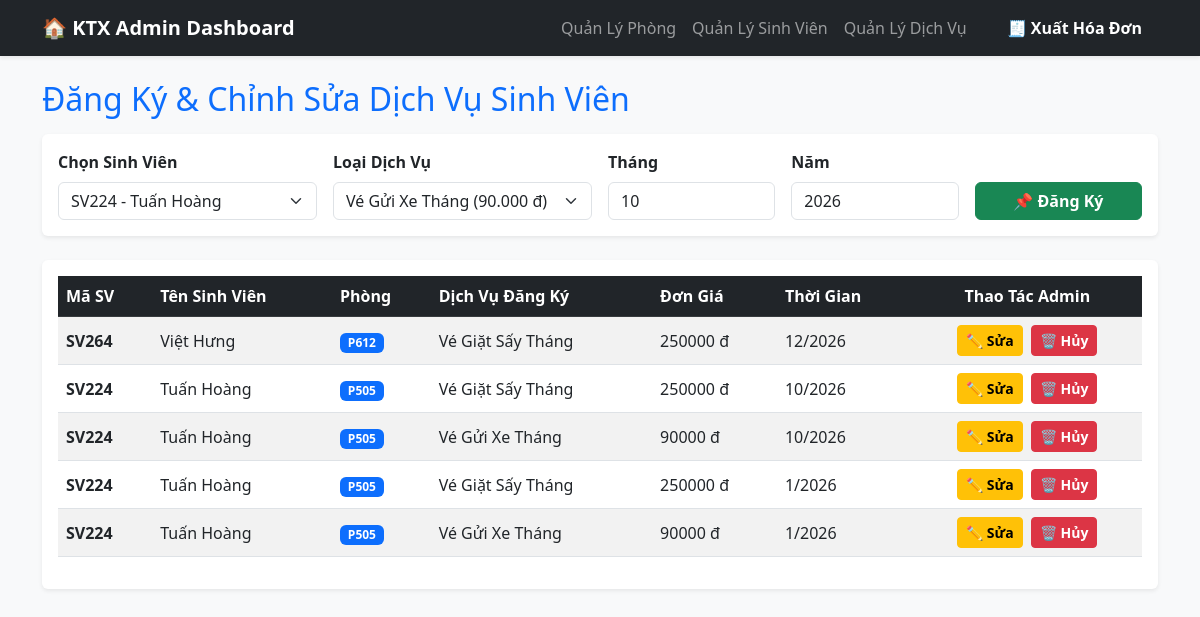
The page /dich-vu on the database as committed earlier.
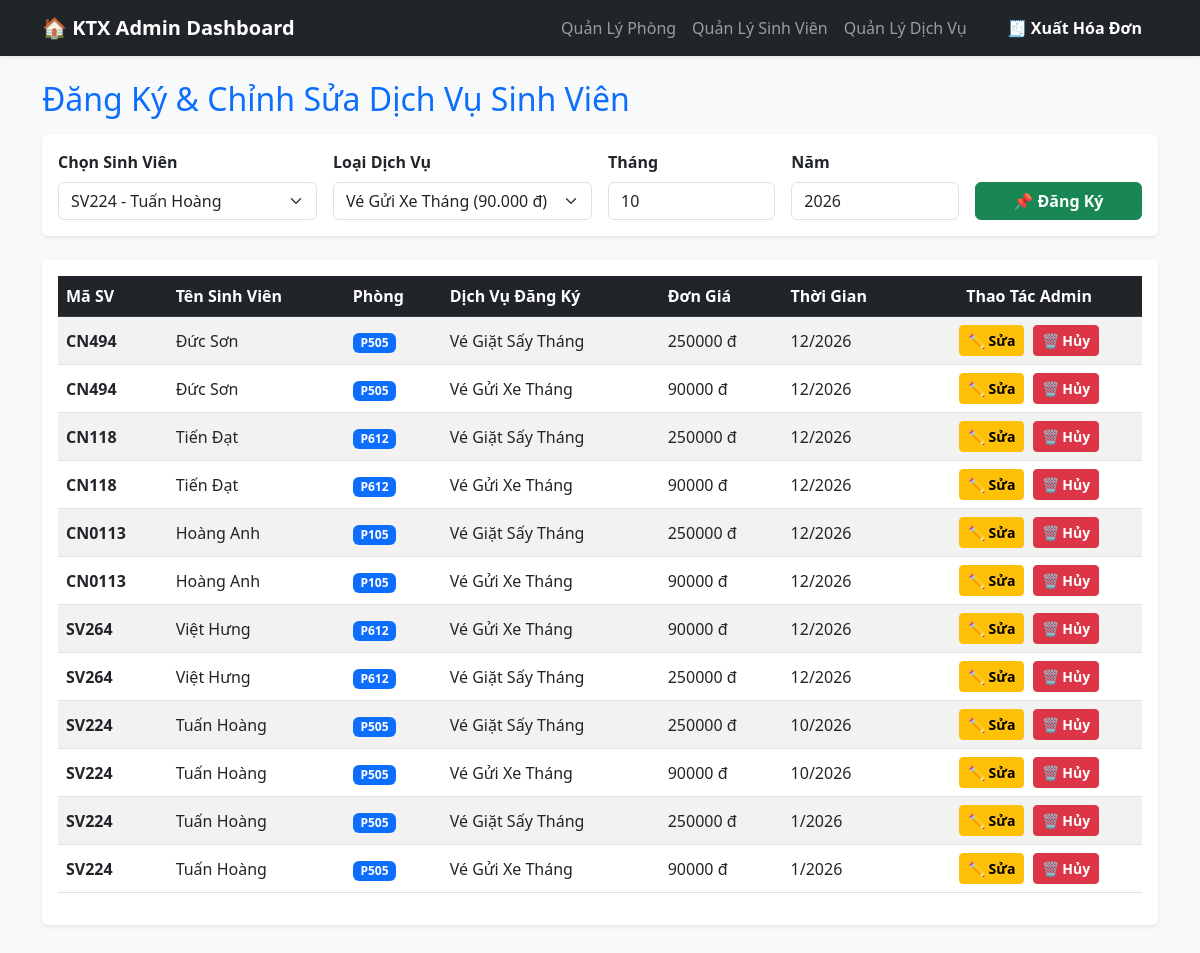
The same page on the database as committed later.
### tables this page shows
CREATE TABLE DangKyDichVu (
            ID INTEGER PRIMARY KEY AUTOINCREMENT,
            MaSV TEXT NOT NULL,
            TenDichVu TEXT NOT NULL,
            DonGia REAL NOT NULL,
            Thang INTEGER NOT NULL,
            Nam INTEGER NOT NULL,
            FOREIGN KEY (MaSV) REFERENCES SinhVien(MaSV) ON DELETE CASCADE
        );

CREATE TABLE SinhVien (
            STT INTEGER PRIMARY KEY AUTOINCREMENT,
            MaSV TEXT UNIQUE NOT NULL,
            HoTen TEXT NOT NULL,
            MaLop TEXT NOT NULL,
            CCCD TEXT UNIQUE NOT NULL,
            SoPhong TEXT,
            FOREIGN KEY (SoPhong) REFERENCES Phong(SoPhong) ON DELETE SET NULL
        );

### app.py (the view, shortened to what this page needs)
@app.route('/dich-vu', methods=['GET', 'POST'])
def quan_ly_dich_vu():
    conn = get_db_connection()
    dich_vus = conn.execute("""
        SELECT dv.*, sv.HoTen, sv.SoPhong
        FROM DangKyDichVu dv
        JOIN SinhVien sv ON dv.MaSV = sv.MaSV
        ORDER BY dv.ID DESC
    """).fetchall()
    sinh_viens = conn.execute("SELECT MaSV, HoTen FROM SinhVien").fetchall()
    conn.close()
    return render_template('dich_vu.html', dich_vus=dich_vus, sinh_viens=sinh_viens)

### app.py (called while the page is built)
def get_db_connection():
    conn = sqlite3.connect(DB_NAME)
    conn.row_factory = sqlite3.Row  # Giúp trả kết quả dạng dictionary giống pymysql
    return conn

### templates/dich_vu.html (shortened to what this page needs)
{% extends "base.html" %}
{% block content %}
<h2 class="text-primary mb-3">Đăng Ký & Chỉnh Sửa Dịch Vụ Sinh Viên</h2>
<div class="card shadow-sm border-0 mb-4">
    <div class="card-body">
        <form action="/dich-vu" method="POST" class="row g-3">
            <div class="col-md-3">
                <label class="form-label fw-bold">Chọn Sinh Viên</label>
                <select name="MaSV" class="form-select" required>
                    {% for sv in sinh_viens %}
                    <option value="{{ sv.MaSV }}">{{ sv.MaSV }} - {{ sv.HoTen }}</option>
                    {% endfor %}
                </select>
            </div>
            <div class="col-md-3">
                <label class="form-label fw-bold">Loại Dịch Vụ</label>
                <select name="TenDichVu" class="form-select" required>
                    <option value="GuiXe">Vé Gửi Xe Tháng (90.000 đ)</option>
                </select>
            </div>
            <div class="col-md-2">
                <label class="form-label fw-bold">Tháng</label>
                <input type="number" name="Thang" class="form-control" value="10" required>
            </div>
            <div class="col-md-2">
                <label class="form-label fw-bold">Năm</label>
                <input type="number" name="Nam" class="form-control" value="2026" required>
            </div>
            <div class="col-md-2 d-flex align-items-end">
                <button type="submit" class="btn btn-success w-100 fw-bold">📌 Đăng Ký</button>
            </div>
        </form>
    </div>
</div>
<div class="card shadow-sm border-0">
    <div class="card-body">
        <table class="table table-striped align-middle">
            <thead class="table-dark">
                <tr>
                    <th>Mã SV</th>
                    <th>Tên Sinh Viên</th>
                    <th>Phòng</th>
                    <th>Dịch Vụ Đăng Ký</th>
                    <th>Đơn Giá</th>
                    <th>Thời Gian</th>
                    <th class="text-center">Thao Tác Admin</th>
                </tr>
            </thead>
            <tbody>
                {% for dv in dich_vus %}
                <tr>
                    <td class="fw-bold">{{ dv.MaSV }}</td>
                    <td>{{ dv.HoTen }}</td>
                    <td><span class="badge bg-primary">{{ dv.SoPhong }}</span></td>
                    <td>{{ 'Vé Gửi Xe Tháng' if dv.TenDichVu == 'GuiXe' else 'Vé Giặt Sấy Tháng' }}</td>
                    <td>{{ "%.0f"|format(dv.DonGia) }} đ</td>
                    <td>{{ dv.Thang }}/{{ dv.Nam }}</td>
                    <td class="text-center">
                        <button class="btn btn-warning btn-sm me-1 fw-bold" data-bs-toggle="modal" data-bs-target="#modalSuaDV{{ dv.ID }}">
                            ✏️ Sửa
                        </button>
                        <a href="/xoa-dich-vu/{{ dv.ID }}" class="btn btn-danger btn-sm fw-bold" onclick="return confirm('Hủy dịch vụ này của sinh viên?')">🗑️ Hủy</a>
                    </td>
                </tr>
                {% endfor %}
            </tbody>
        </table>
    </div>
</div>
{% endblock %}

### templates/base.html (shortened to what this page needs)
<!DOCTYPE html>
<html lang="vi">
<head>
    <link href="https://cdn.jsdelivr.net/npm/bootstrap@5.3.0/dist/css/bootstrap.min.css" rel="stylesheet">
</head>
<body class="bg-light">
    <nav class="navbar navbar-expand-lg navbar-dark bg-dark shadow-sm">
        <div class="container">
            <a class="navbar-brand fw-bold" href="/">🏠 KTX Admin Dashboard</a>
            <div class="navbar-nav">
                <a class="nav-link" href="/">Quản Lý Phòng</a>
                <a class="nav-link" href="/sinh-vien">Quản Lý Sinh Viên</a>
                <a class="nav-link" href="/dich-vu">Quản Lý Dịch Vụ</a>
                <a class="nav-link btn btn-success text-white ms-3 px-3 fw-bold" href="/hoa-don">🧾 Xuất Hóa Đơn</a>
            </div>
        </div>
    </nav>
    <div class="container mt-4 mb-5">
        {% block content %}{% endblock %}
    </div>
</body>
</html>

Rows that differ between the two databases and show on the page:
added DangKyDichVu: MaSV "CN494", HoTen "Đức Sơn", SoPhong "P505", TenDichVu "Vé Giặt Sấy Tháng", DonGia "250000", Thang "12", Nam "2026"
added DangKyDichVu: MaSV "CN494", HoTen "Đức Sơn", SoPhong "P505", TenDichVu "Vé Gửi Xe Tháng", DonGia "90000", Thang "12", Nam "2026"
added DangKyDichVu: MaSV "CN118", HoTen "Tiến Đạt", SoPhong "P612", TenDichVu "Vé Giặt Sấy Tháng", DonGia "250000", Thang "12", Nam "2026"
added DangKyDichVu: MaSV "CN118", HoTen "Tiến Đạt", SoPhong "P612", TenDichVu "Vé Gửi Xe Tháng", DonGia "90000", Thang "12", Nam "2026"
added DangKyDichVu: MaSV "CN0113", HoTen "Hoàng Anh", SoPhong "P105", TenDichVu "Vé Giặt Sấy Tháng", DonGia "250000", Thang "12", Nam "2026"
added DangKyDichVu: MaSV "CN0113", HoTen "Hoàng Anh", SoPhong "P105", TenDichVu "Vé Gửi Xe Tháng", DonGia "90000", Thang "12", Nam "2026"
added DangKyDichVu: MaSV "SV264", HoTen "Việt Hưng", SoPhong "P612", TenDichVu "Vé Gửi Xe Tháng", DonGia "90000", Thang "12", Nam "2026"
